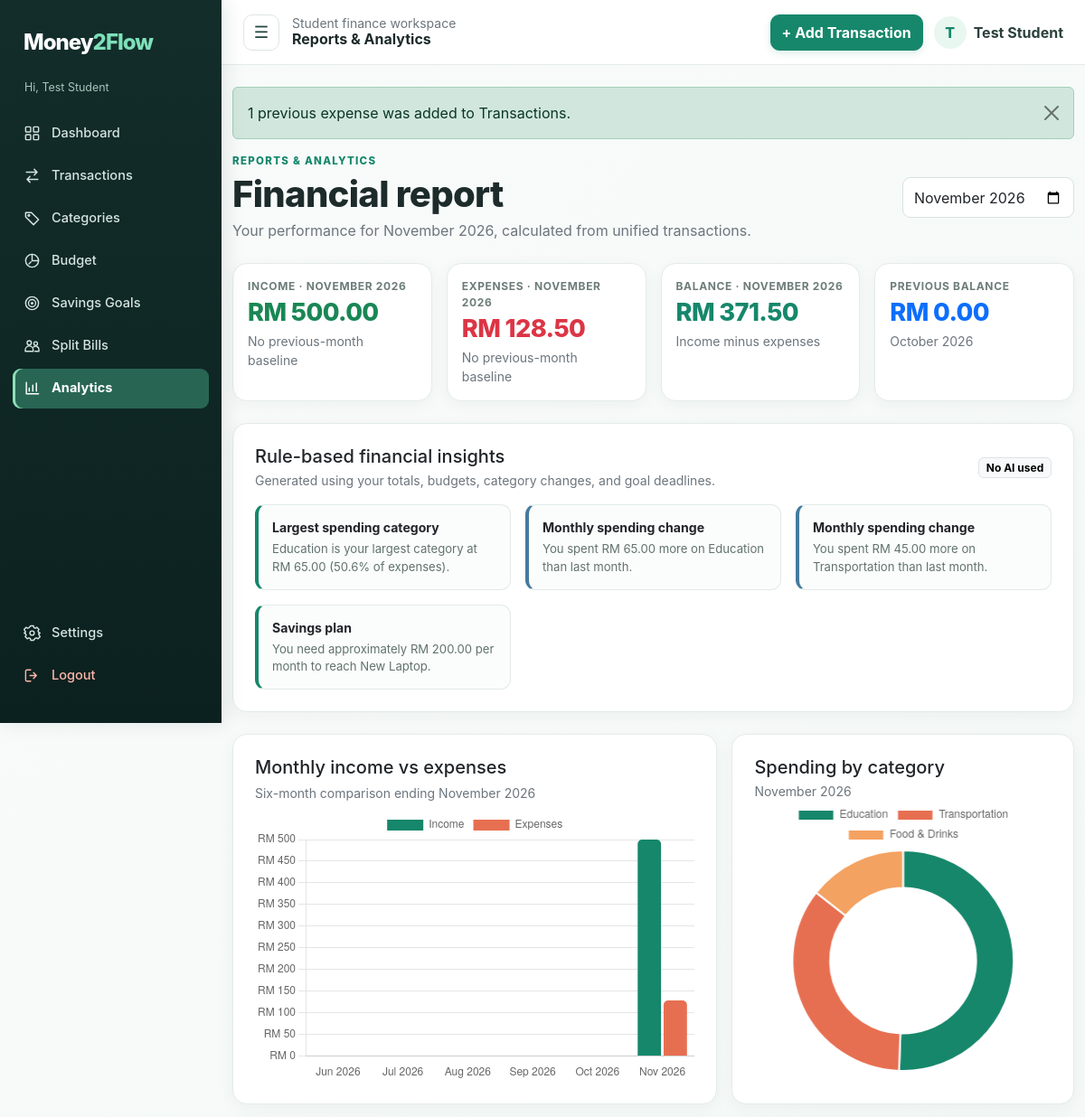
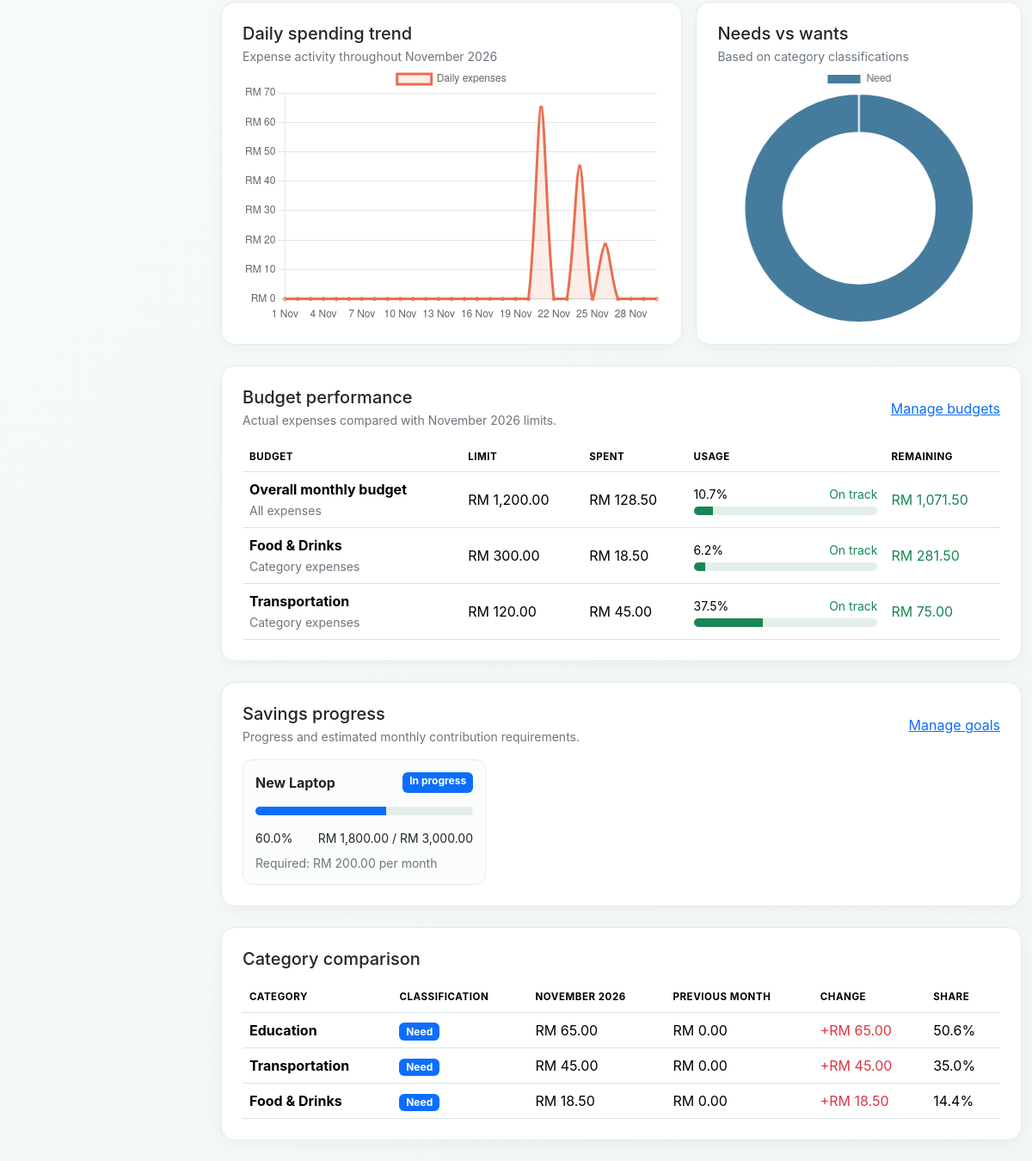
The page /reports/index.php (signed in) on the database its author committed (2 pictures, top to bottom).
### tables this page shows
CREATE TABLE budgets (id INT UNSIGNED AUTO_INCREMENT PRIMARY KEY,user_id INT UNSIGNED NOT NULL,category_id INT UNSIGNED NULL,category_key INT UNSIGNED AS (IFNULL(category_id,0)) PERSISTENT,budget_amount DECIMAL(12,2) NOT NULL,budget_month CHAR(7) NOT NULL,created_at TIMESTAMP DEFAULT CURRENT_TIMESTAMP,UNIQUE KEY uq_budget_scope(user_id,budget_month,category_key),CONSTRAINT fk_budgets_user FOREIGN KEY(user_id) REFERENCES users(id) ON DELETE CASCADE,CONSTRAINT fk_budgets_category FOREIGN KEY(category_id) REFERENCES categories(id) ON DELETE RESTRICT,CONSTRAINT chk_budget_positive CHECK(budget_amount>0));

CREATE TABLE savings_goals (id INT UNSIGNED AUTO_INCREMENT PRIMARY KEY,user_id INT UNSIGNED NOT NULL,goal_name VARCHAR(150) NOT NULL,goal_type ENUM('Monthly','Target') NOT NULL DEFAULT 'Target',target_amount DECIMAL(12,2) NOT NULL,current_amount DECIMAL(12,2) NOT NULL DEFAULT 0,target_date DATE NULL,description VARCHAR(500) NULL,status ENUM('Active','Completed','Archived') NOT NULL DEFAULT 'Active',completed_at DATETIME NULL,archived_at DATE NULL,cycle_month CHAR(7) NULL,monthly_cycle_amount DECIMAL(12,2) NOT NULL DEFAULT 0,created_at TIMESTAMP DEFAULT CURRENT_TIMESTAMP,INDEX ix_goals_user_type(user_id,goal_type),INDEX ix_goals_status_archive(status,completed_at),CONSTRAINT fk_goals_user FOREIGN KEY(user_id) REFERENCES users(id) ON DELETE CASCADE,CONSTRAINT chk_goal_target_positive CHECK(target_amount>0),CONSTRAINT chk_goal_current_nonnegative CHECK(current_amount>=0));

### reports/index.php (the view, shortened to what the rows shown need)
<?php
require_once __DIR__ . '/../includes/header.php';
$selectedMonth = $_GET['month'] ?? date('Y-m');
$monthDate = DateTimeImmutable::createFromFormat('!Y-m', $selectedMonth);
$monthStart = $monthDate->format('Y-m-d');
$monthEnd = $monthDate->modify('+1 month')->format('Y-m-d');
$previousStart = $monthDate->modify('-1 month')->format('Y-m-d');
$sixMonthStart = $monthDate->modify('-5 months')->format('Y-m-d');
$monthLabel = $monthDate->format('F Y');
$statement = db()->prepare("SELECT DATE_FORMAT(transaction_date,'%Y-%m') month_key,
    SUM(CASE WHEN type='Income' THEN amount ELSE 0 END) income,
    SUM(CASE WHEN type='Expense' THEN amount ELSE 0 END) expenses
    FROM transactions WHERE user_id=? AND transaction_date>=? AND transaction_date<? GROUP BY month_key ORDER BY month_key");
$statement->execute([user_id(), $sixMonthStart, $monthEnd]);
$monthlyRows = [];
foreach ($statement->fetchAll() as $row) $monthlyRows[$row['month_key']] = $row;
$monthlyLabels = $monthlyIncome = $monthlyExpenses = [];
for ($cursor = $monthDate->modify('-5 months'); $cursor <= $monthDate; $cursor = $cursor->modify('+1 month')) {
    $key = $cursor->format('Y-m');
    $monthlyLabels[] = $cursor->format('M Y');
    $monthlyIncome[] = isset($monthlyRows[$key]) ? (float)$monthlyRows[$key]['income'] : 0;
    $monthlyExpenses[] = isset($monthlyRows[$key]) ? (float)$monthlyRows[$key]['expenses'] : 0;
}
$statement = db()->prepare("SELECT transaction_date,SUM(amount) amount FROM transactions WHERE user_id=? AND type='Expense' AND transaction_date>=? AND transaction_date<? GROUP BY transaction_date ORDER BY transaction_date");
$statement->execute([user_id(), $monthStart, $monthEnd]);
$dailyRows = [];
foreach ($statement->fetchAll() as $row) $dailyRows[$row['transaction_date']] = (float)$row['amount'];
$dailyLabels = $dailyValues = [];
for ($cursor = $monthDate; $cursor < $monthDate->modify('+1 month'); $cursor = $cursor->modify('+1 day')) {
    $key = $cursor->format('Y-m-d');
    $dailyLabels[] = $cursor->format('j M');
    $dailyValues[] = $dailyRows[$key] ?? 0;
}
$statement = db()->prepare("SELECT COALESCE(c.id,0) category_id,COALESCE(c.name,'Uncategorized') name,c.need_want,
    SUM(CASE WHEN t.transaction_date>=? AND t.transaction_date<? THEN t.amount ELSE 0 END) current_amount,
    SUM(CASE WHEN t.transaction_date>=? AND t.transaction_date<? THEN t.amount ELSE 0 END) previous_amount
    FROM transactions t LEFT JOIN categories c ON c.id=t.category_id AND c.user_id=t.user_id
    WHERE t.user_id=? AND t.type='Expense' AND t.transaction_date>=? AND t.transaction_date<?
    GROUP BY COALESCE(c.id,0),COALESCE(c.name,'Uncategorized'),c.need_want ORDER BY current_amount DESC,name");
$statement->execute([$monthStart, $monthEnd, $previousStart, $monthStart, user_id(), $previousStart, $monthEnd]);
$categoryRows = $statement->fetchAll();
$currentCategories = array_values(array_filter($categoryRows, fn($row) => (float)$row['current_amount'] > 0));
$needsWants = ['Need' => 0.0, 'Want' => 0.0, 'Unassigned' => 0.0];
foreach ($currentCategories as $row) $needsWants[$row['need_want'] ?: 'Unassigned'] += (float)$row['current_amount'];
$statement = db()->prepare("SELECT b.*,COALESCE(c.name,'Overall monthly budget') name,COALESCE(SUM(t.amount),0) spent
    FROM budgets b LEFT JOIN categories c ON c.id=b.category_id
    LEFT JOIN transactions t ON t.user_id=b.user_id AND t.type='Expense' AND t.transaction_date>=? AND t.transaction_date<? AND (b.category_id IS NULL OR t.category_id=b.category_id)
    WHERE b.user_id=? AND b.budget_month=? GROUP BY b.id ORDER BY b.category_id IS NOT NULL,c.name");
$statement->execute([$monthStart, $monthEnd, user_id(), $selectedMonth]);
$budgets = $statement->fetchAll();
$statement = db()->prepare("SELECT * FROM savings_goals WHERE user_id=? AND status<>'Archived' ORDER BY status='Completed',target_date IS NULL,target_date,created_at");
$statement->execute([user_id()]);
$goals = $statement->fetchAll();
function analytics_goal_plan(array $goal): array
{
    $target = (float)$goal['target_amount'];
    $current = (float)($goal['goal_type'] === 'Monthly' ? $goal['monthly_cycle_amount'] : $goal['current_amount']);
    $remaining = max(0, $target - $current);
    $progress = $target > 0 ? $current / $target * 100 : 0;
    $required = null;
    $status = $remaining <= 0 ? 'Completed' : 'In progress';
    if ($goal['goal_type'] === 'Monthly') {
        $required = $remaining;
    } elseif ($remaining > 0 && $goal['target_date']) {
        $today = new DateTimeImmutable('today');
        $deadline = new DateTimeImmutable($goal['target_date']);
        $days = (int)$today->diff($deadline)->format('%r%a');
        if ($days < 0) {
            $status = 'Overdue';
        } else {
            $months = max(1, (int)ceil(($days + 1) / 30.4375));
            $required = $remaining / $months;
        }
    }
    return ['remaining' => $remaining, 'progress' => $progress, 'bar' => min(100, max(0, $progress)), 'required' => $required, 'status' => $status];
}
$hasMonthlyData = array_sum($monthlyIncome) + array_sum($monthlyExpenses) > 0;
$hasDailyData = array_sum($dailyValues) > 0;
$hasNeedWantData = array_sum($needsWants) > 0;
?>
<div class="analytics-hero mb-4">
    <div><span class="dashboard-eyebrow">REPORTS & ANALYTICS</span><h1 class="page-title mb-1">Financial report</h1><p class="text-secondary mb-0">Your performance for <?= e($monthLabel) ?>, calculated from unified transactions.</p></div>
</div>
<div class="card p-4 mb-4">
<?php if ($budgets): ?><div class="table-responsive"><table class="table align-middle mb-0"><thead><tr><th>Budget</th><th>Limit</th><th>Spent</th><th>Usage</th><th>Remaining</th></tr></thead><tbody><?php foreach ($budgets as $budget): $budgetAmount=(float)$budget['budget_amount'];$spent=(float)$budget['spent'];$usage=$budgetAmount>0?$spent/$budgetAmount*100:0;$remaining=$budgetAmount-$spent;$tone=$usage>=100?'danger':($usage>=80?'warning':'success'); ?><tr><td><strong><?= e($budget['name']) ?></strong><br><small class="text-secondary"><?= $budget['category_id']===null?'All expenses':'Category expenses' ?></small></td><td><?= currency($budgetAmount) ?></td><td><?= currency($spent) ?></td><td style="min-width:180px"><div class="d-flex justify-content-between small"><span><?= number_format($usage,1) ?>%</span><span class="text-<?= e($tone) ?>"><?= $usage>=100?'Exceeded':($usage>=80?'Approaching':'On track') ?></span></div><div class="progress mt-1"><div class="progress-bar bg-<?= e($tone) ?>" style="width:<?= min(100,$usage) ?>%"></div></div></td><td class="<?= $remaining<0?'text-danger':'text-success' ?>"><?= $remaining<0?'-'.currency(abs($remaining)):currency($remaining) ?></td></tr><?php endforeach; ?></tbody></table></div><?php else: ?><div class="empty-state"><strong>No budgets for <?= e($monthLabel) ?></strong><span>Create an overall or category budget to measure performance.</span><a class="btn btn-sm btn-outline-primary mt-2" href="<?= e(app_url('budgets/index.php?month='.$selectedMonth)) ?>">Create budget</a></div><?php endif; ?>
</div>
<div class="card p-4 mb-4"><div class="row g-3">
<?php foreach ($goals as $goal): $plan=analytics_goal_plan($goal);$tone=$plan['status']==='Completed'?'success':($plan['status']==='Overdue'?'danger':'primary'); ?><div class="col-md-6 col-xl-4"><div class="goal-summary h-100"><div class="d-flex justify-content-between gap-2"><strong><?= e($goal['goal_name']) ?></strong><span class="badge text-bg-<?= e($tone) ?>"><?= e($plan['status']) ?></span></div><div class="progress my-3"><div class="progress-bar bg-<?= e($tone) ?>" style="width:<?= $plan['bar'] ?>%"></div></div><div class="d-flex justify-content-between small"><span><?= number_format($plan['progress'],1) ?>%</span><span><?= currency($goal['goal_type']==='Monthly'?$goal['monthly_cycle_amount']:$goal['current_amount']) ?> / <?= currency($goal['target_amount']) ?></span></div><div class="mt-2 small text-secondary"><?= $plan['required']!==null?'Required: '.currency($plan['required']).($goal['goal_type']==='Monthly'?' this month':' per month'):($plan['status']==='Completed'?'Target reached':'Update the deadline to calculate') ?></div></div></div><?php endforeach; ?>
<?php if (!$goals): ?><div class="col-12"><div class="empty-state"><strong>No savings goals</strong><span>Create a goal to see savings progress here.</span></div></div><?php endif; ?></div></div>
<div class="card p-4"><?php if ($categoryRows): ?><div class="table-responsive"><table class="table align-middle mb-0"><thead><tr><th>Category</th><th>Classification</th><th><?= e($monthLabel) ?></th><th>Previous month</th><th>Change</th><th>Share</th></tr></thead></table></div><?php else: ?><div class="empty-state"><strong>No category comparison available</strong><span>Add expense transactions in this or the previous month.</span></div><?php endif; ?></div>
<?php if ($hasMonthlyData || $currentCategories || $hasDailyData || $hasNeedWantData): ?><script src="https://cdn.jsdelivr.net/npm/chart.js"></script><script>
const money=value=>'RM '+Number(value).toLocaleString('en-MY',{minimumFractionDigits:2,maximumFractionDigits:2});const colors=['#16876b','#e76f51','#f4a261','#457b9d','#8a6bbf','#e9c46a','#06b6d4','#6c757d'];function ready(id,config){const canvas=document.getElementById(id);if(!canvas)return;canvas.parentElement.querySelector('.chart-loading')?.remove();new Chart(canvas,config);}if(typeof Chart==='undefined'){document.querySelectorAll('.chart-loading').forEach(el=>el.textContent='Chart library could not load. The report tables remain available.');}else{
ready('monthlyChart',{type:'bar',data:{labels:<?= json_encode($monthlyLabels) ?>,datasets:[{label:'Income',data:<?= json_encode($monthlyIncome) ?>,backgroundColor:'#16876b',borderRadius:5},{label:'Expenses',data:<?= json_encode($monthlyExpenses) ?>,backgroundColor:'#e76f51',borderRadius:5}]},options:{responsive:true,maintainAspectRatio:false,plugins:{tooltip:{callbacks:{label:c=>c.dataset.label+': '+money(c.parsed.y)}}},scales:{x:{grid:{display:false}},y:{beginAtZero:true,ticks:{callback:v=>'RM '+v}}}}});
ready('categoryChart',{type:'doughnut',data:{labels:<?= json_encode(array_column($currentCategories,'name')) ?>,datasets:[{data:<?= json_encode(array_map('floatval',array_column($currentCategories,'current_amount'))) ?>,backgroundColor:colors,borderColor:'#fff',borderWidth:2}]},options:{responsive:true,maintainAspectRatio:false,cutout:'66%',plugins:{tooltip:{callbacks:{label:c=>c.label+': '+money(c.parsed)}}}}});
ready('dailyChart',{type:'line',data:{labels:<?= json_encode($dailyLabels) ?>,datasets:[{label:'Daily expenses',data:<?= json_encode($dailyValues) ?>,borderColor:'#e76f51',backgroundColor:'#e76f5120',fill:true,tension:.28,pointRadius:2}]},options:{responsive:true,maintainAspectRatio:false,plugins:{tooltip:{callbacks:{label:c=>money(c.parsed.y)}}},scales:{x:{grid:{display:false},ticks:{maxTicksLimit:10}},y:{beginAtZero:true,ticks:{callback:v=>'RM '+v}}}}});
ready('needsChart',{type:'doughnut',data:{labels:<?= json_encode(array_keys(array_filter($needsWants,fn($value)=>$value>0))) ?>,datasets:[{data:<?= json_encode(array_values(array_filter($needsWants,fn($value)=>$value>0))) ?>,backgroundColor:['#457b9d','#f4a261','#9aa7a3'],borderColor:'#fff',borderWidth:2}]},options:{responsive:true,maintainAspectRatio:false,cutout:'66%',plugins:{tooltip:{callbacks:{label:c=>c.label+': '+money(c.parsed)}}}}});}
</script><?php endif; ?>
<?php require_once __DIR__ . '/../includes/footer.php'; ?>

### rows shown on the page
budgets: name "Overall monthly budget", shows "All expenses", budget_amount "RM 1,200.00", spent "RM 128.50", usage "10.7", shows "On track", min(100,$usage) 10.708333333333 (drawn), remaining "RM 1,071.50"
budgets: name "Food & Drinks", shows "Category expenses", budget_amount "RM 300.00", spent "RM 18.50", usage "6.2", shows "On track", min(100,$usage) 6.1666666666667 (drawn), remaining "RM 281.50"
budgets: name "Transportation", shows "Category expenses", budget_amount "RM 120.00", spent "RM 45.00", usage "37.5", shows "On track", remaining "RM 75.00"
savings_goals: goal_name "New Laptop", status "In progress", $plan['bar'] 60 (drawn), progress "60.0", goal_type+current_amount "RM 1,800.00", target_amount "RM 3,000.00", required "RM 200.00", shows "per month"

### other values the page prints
$_SESSION['user_name'] "Test Student"
$label "Dashboard"
$label "Transactions"
$label "Categories"
$label "Budget"
$label "Savings Goals"
$label "Split Bills"
$label "Analytics"
$page_title "Reports & Analytics"
substr($_SESSION['user_name'] ?? 'S', 0, 1) "T"
$message "1 previous expense was added to Transactions."
$monthLabel "November 2026"
$monthLabel "NOVEMBER 2026"
currency($income) "RM 500.00"
currency($expenses) "RM 128.50"
